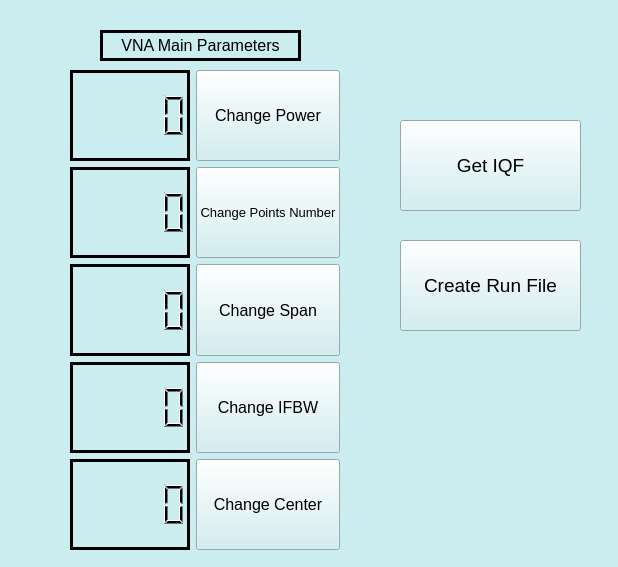
<?xml version="1.0" encoding="UTF-8"?>
<ui version="4.0">
 <class>Parameters</class>
 <widget class="QWidget" name="Parameters">
  <property name="geometry">
   <rect>
    <x>0</x>
    <y>0</y>
    <width>618</width>
    <height>567</height>
   </rect>
  </property>
  <property name="palette">
   <palette>
    <active>
     <colorrole role="WindowText">
      <brush brushstyle="SolidPattern">
       <color alpha="255">
        <red>0</red>
        <green>0</green>
        <blue>0</blue>
       </color>
      </brush>
     </colorrole>
     <colorrole role="Button">
      <brush brushstyle="SolidPattern">
       <color alpha="255">
        <red>203</red>
        <green>237</green>
        <blue>240</blue>
       </color>
      </brush>
     </colorrole>
     <colorrole role="Light">
      <brush brushstyle="SolidPattern">
       <color alpha="255">
        <red>255</red>
        <green>255</green>
        <blue>255</blue>
       </color>
      </brush>
     </colorrole>
     <colorrole role="Midlight">
      <brush brushstyle="SolidPattern">
       <color alpha="255">
        <red>229</red>
        <green>246</green>
        <blue>247</blue>
       </color>
      </brush>
     </colorrole>
     <colorrole role="Dark">
      <brush brushstyle="SolidPattern">
       <color alpha="255">
        <red>101</red>
        <green>118</green>
        <blue>120</blue>
       </color>
      </brush>
     </colorrole>
     <colorrole role="Mid">
      <brush brushstyle="SolidPattern">
       <color alpha="255">
        <red>135</red>
        <green>158</green>
        <blue>160</blue>
       </color>
      </brush>
     </colorrole>
     <colorrole role="Text">
      <brush brushstyle="SolidPattern">
       <color alpha="255">
        <red>0</red>
        <green>0</green>
        <blue>0</blue>
       </color>
      </brush>
     </colorrole>
     <colorrole role="BrightText">
      <brush brushstyle="SolidPattern">
       <color alpha="255">
        <red>255</red>
        <green>255</green>
        <blue>255</blue>
       </color>
      </brush>
     </colorrole>
     <colorrole role="ButtonText">
      <brush brushstyle="SolidPattern">
       <color alpha="255">
        <red>0</red>
        <green>0</green>
        <blue>0</blue>
       </color>
      </brush>
     </colorrole>
     <colorrole role="Base">
      <brush brushstyle="SolidPattern">
       <color alpha="255">
        <red>255</red>
        <green>255</green>
        <blue>255</blue>
       </color>
      </brush>
     </colorrole>
     <colorrole role="Window">
      <brush brushstyle="SolidPattern">
       <color alpha="255">
        <red>203</red>
        <green>237</green>
        <blue>240</blue>
       </color>
      </brush>
     </colorrole>
     <colorrole role="Shadow">
      <brush brushstyle="SolidPattern">
       <color alpha="255">
        <red>0</red>
        <green>0</green>
        <blue>0</blue>
       </color>
      </brush>
     </colorrole>
     <colorrole role="AlternateBase">
      <brush brushstyle="SolidPattern">
       <color alpha="255">
        <red>229</red>
        <green>246</green>
        <blue>247</blue>
       </color>
      </brush>
     </colorrole>
     <colorrole role="ToolTipBase">
      <brush brushstyle="SolidPattern">
       <color alpha="255">
        <red>255</red>
        <green>255</green>
        <blue>220</blue>
       </color>
      </brush>
     </colorrole>
     <colorrole role="ToolTipText">
      <brush brushstyle="SolidPattern">
       <color alpha="255">
        <red>0</red>
        <green>0</green>
        <blue>0</blue>
       </color>
      </brush>
     </colorrole>
    </active>
    <inactive>
     <colorrole role="WindowText">
      <brush brushstyle="SolidPattern">
       <color alpha="255">
        <red>0</red>
        <green>0</green>
        <blue>0</blue>
       </color>
      </brush>
     </colorrole>
     <colorrole role="Button">
      <brush brushstyle="SolidPattern">
       <color alpha="255">
        <red>203</red>
        <green>237</green>
        <blue>240</blue>
       </color>
      </brush>
     </colorrole>
     <colorrole role="Light">
      <brush brushstyle="SolidPattern">
       <color alpha="255">
        <red>255</red>
        <green>255</green>
        <blue>255</blue>
       </color>
      </brush>
     </colorrole>
     <colorrole role="Midlight">
      <brush brushstyle="SolidPattern">
       <color alpha="255">
        <red>229</red>
        <green>246</green>
        <blue>247</blue>
       </color>
      </brush>
     </colorrole>
     <colorrole role="Dark">
      <brush brushstyle="SolidPattern">
       <color alpha="255">
        <red>101</red>
        <green>118</green>
        <blue>120</blue>
       </color>
      </brush>
     </colorrole>
     <colorrole role="Mid">
      <brush brushstyle="SolidPattern">
       <color alpha="255">
        <red>135</red>
        <green>158</green>
        <blue>160</blue>
       </color>
      </brush>
     </colorrole>
     <colorrole role="Text">
      <brush brushstyle="SolidPattern">
       <color alpha="255">
        <red>0</red>
        <green>0</green>
        <blue>0</blue>
       </color>
      </brush>
     </colorrole>
     <colorrole role="BrightText">
      <brush brushstyle="SolidPattern">
       <color alpha="255">
        <red>255</red>
        <green>255</green>
        <blue>255</blue>
       </color>
      </brush>
     </colorrole>
     <colorrole role="ButtonText">
      <brush brushstyle="SolidPattern">
       <color alpha="255">
        <red>0</red>
        <green>0</green>
        <blue>0</blue>
       </color>
      </brush>
     </colorrole>
     <colorrole role="Base">
      <brush brushstyle="SolidPattern">
       <color alpha="255">
        <red>255</red>
        <green>255</green>
        <blue>255</blue>
       </color>
      </brush>
     </colorrole>
     <colorrole role="Window">
      <brush brushstyle="SolidPattern">
       <color alpha="255">
        <red>203</red>
        <green>237</green>
        <blue>240</blue>
       </color>
      </brush>
     </colorrole>
     <colorrole role="Shadow">
      <brush brushstyle="SolidPattern">
       <color alpha="255">
        <red>0</red>
        <green>0</green>
        <blue>0</blue>
       </color>
      </brush>
     </colorrole>
     <colorrole role="AlternateBase">
      <brush brushstyle="SolidPattern">
       <color alpha="255">
        <red>229</red>
        <green>246</green>
        <blue>247</blue>
       </color>
      </brush>
     </colorrole>
     <colorrole role="ToolTipBase">
      <brush brushstyle="SolidPattern">
       <color alpha="255">
        <red>255</red>
        <green>255</green>
        <blue>220</blue>
       </color>
      </brush>
     </colorrole>
     <colorrole role="ToolTipText">
      <brush brushstyle="SolidPattern">
       <color alpha="255">
        <red>0</red>
        <green>0</green>
        <blue>0</blue>
       </color>
      </brush>
     </colorrole>
    </inactive>
    <disabled>
     <colorrole role="WindowText">
      <brush brushstyle="SolidPattern">
       <color alpha="255">
        <red>101</red>
        <green>118</green>
        <blue>120</blue>
       </color>
      </brush>
     </colorrole>
     <colorrole role="Button">
      <brush brushstyle="SolidPattern">
       <color alpha="255">
        <red>203</red>
        <green>237</green>
        <blue>240</blue>
       </color>
      </brush>
     </colorrole>
     <colorrole role="Light">
      <brush brushstyle="SolidPattern">
       <color alpha="255">
        <red>255</red>
        <green>255</green>
        <blue>255</blue>
       </color>
      </brush>
     </colorrole>
     <colorrole role="Midlight">
      <brush brushstyle="SolidPattern">
       <color alpha="255">
        <red>229</red>
        <green>246</green>
        <blue>247</blue>
       </color>
      </brush>
     </colorrole>
     <colorrole role="Dark">
      <brush brushstyle="SolidPattern">
       <color alpha="255">
        <red>101</red>
        <green>118</green>
        <blue>120</blue>
       </color>
      </brush>
     </colorrole>
     <colorrole role="Mid">
      <brush brushstyle="SolidPattern">
       <color alpha="255">
        <red>135</red>
        <green>158</green>
        <blue>160</blue>
       </color>
      </brush>
     </colorrole>
     <colorrole role="Text">
      <brush brushstyle="SolidPattern">
       <color alpha="255">
        <red>101</red>
        <green>118</green>
        <blue>120</blue>
       </color>
      </brush>
     </colorrole>
     <colorrole role="BrightText">
      <brush brushstyle="SolidPattern">
       <color alpha="255">
        <red>255</red>
        <green>255</green>
        <blue>255</blue>
       </color>
      </brush>
     </colorrole>
     <colorrole role="ButtonText">
      <brush brushstyle="SolidPattern">
       <color alpha="255">
        <red>101</red>
        <green>118</green>
        <blue>120</blue>
       </color>
      </brush>
     </colorrole>
     <colorrole role="Base">
      <brush brushstyle="SolidPattern">
       <color alpha="255">
        <red>203</red>
        <green>237</green>
        <blue>240</blue>
       </color>
      </brush>
     </colorrole>
     <colorrole role="Window">
      <brush brushstyle="SolidPattern">
       <color alpha="255">
        <red>203</red>
        <green>237</green>
        <blue>240</blue>
       </color>
      </brush>
     </colorrole>
     <colorrole role="Shadow">
      <brush brushstyle="SolidPattern">
       <color alpha="255">
        <red>0</red>
        <green>0</green>
        <blue>0</blue>
       </color>
      </brush>
     </colorrole>
     <colorrole role="AlternateBase">
      <brush brushstyle="SolidPattern">
       <color alpha="255">
        <red>203</red>
        <green>237</green>
        <blue>240</blue>
       </color>
      </brush>
     </colorrole>
     <colorrole role="ToolTipBase">
      <brush brushstyle="SolidPattern">
       <color alpha="255">
        <red>255</red>
        <green>255</green>
        <blue>220</blue>
       </color>
      </brush>
     </colorrole>
     <colorrole role="ToolTipText">
      <brush brushstyle="SolidPattern">
       <color alpha="255">
        <red>0</red>
        <green>0</green>
        <blue>0</blue>
       </color>
      </brush>
     </colorrole>
    </disabled>
   </palette>
  </property>
  <property name="windowTitle">
   <string>Form</string>
  </property>
  <widget class="QWidget" name="gridLayoutWidget">
   <property name="geometry">
    <rect>
     <x>70</x>
     <y>70</y>
     <width>270</width>
     <height>480</height>
    </rect>
   </property>
   <layout class="QGridLayout" name="gridLayout">
    <item row="4" column="0">
     <widget class="QLCDNumber" name="Center_lcd">
      <property name="sizePolicy">
       <sizepolicy hsizetype="Minimum" vsizetype="Expanding">
        <horstretch>0</horstretch>
        <verstretch>0</verstretch>
       </sizepolicy>
      </property>
      <property name="frameShadow">
       <enum>QFrame::Plain</enum>
      </property>
      <property name="lineWidth">
       <number>3</number>
      </property>
     </widget>
    </item>
    <item row="0" column="0">
     <widget class="QLCDNumber" name="Power_lcd">
      <property name="sizePolicy">
       <sizepolicy hsizetype="Minimum" vsizetype="Expanding">
        <horstretch>0</horstretch>
        <verstretch>0</verstretch>
       </sizepolicy>
      </property>
      <property name="baseSize">
       <size>
        <width>0</width>
        <height>0</height>
       </size>
      </property>
      <property name="frameShadow">
       <enum>QFrame::Plain</enum>
      </property>
      <property name="lineWidth">
       <number>3</number>
      </property>
      <property name="midLineWidth">
       <number>2</number>
      </property>
     </widget>
    </item>
    <item row="2" column="0">
     <widget class="QLCDNumber" name="Span_lcd">
      <property name="sizePolicy">
       <sizepolicy hsizetype="Minimum" vsizetype="Expanding">
        <horstretch>0</horstretch>
        <verstretch>0</verstretch>
       </sizepolicy>
      </property>
      <property name="frameShadow">
       <enum>QFrame::Plain</enum>
      </property>
      <property name="lineWidth">
       <number>3</number>
      </property>
     </widget>
    </item>
    <item row="1" column="0">
     <widget class="QLCDNumber" name="Points_lcd">
      <property name="sizePolicy">
       <sizepolicy hsizetype="Minimum" vsizetype="Expanding">
        <horstretch>0</horstretch>
        <verstretch>0</verstretch>
       </sizepolicy>
      </property>
      <property name="frameShadow">
       <enum>QFrame::Plain</enum>
      </property>
      <property name="lineWidth">
       <number>3</number>
      </property>
     </widget>
    </item>
    <item row="3" column="0">
     <widget class="QLCDNumber" name="IFBW_lcd">
      <property name="sizePolicy">
       <sizepolicy hsizetype="Minimum" vsizetype="Expanding">
        <horstretch>0</horstretch>
        <verstretch>0</verstretch>
       </sizepolicy>
      </property>
      <property name="frameShadow">
       <enum>QFrame::Plain</enum>
      </property>
      <property name="lineWidth">
       <number>3</number>
      </property>
     </widget>
    </item>
    <item row="0" column="1">
     <widget class="QPushButton" name="power_pushButton">
      <property name="sizePolicy">
       <sizepolicy hsizetype="Minimum" vsizetype="Expanding">
        <horstretch>0</horstretch>
        <verstretch>0</verstretch>
       </sizepolicy>
      </property>
      <property name="font">
       <font>
        <family>MS Shell Dlg 2</family>
        <pointsize>12</pointsize>
       </font>
      </property>
      <property name="text">
       <string>Change Power</string>
      </property>
      <property name="default">
       <bool>false</bool>
      </property>
      <property name="flat">
       <bool>false</bool>
      </property>
     </widget>
    </item>
    <item row="1" column="1">
     <widget class="QPushButton" name="points_pushButton">
      <property name="sizePolicy">
       <sizepolicy hsizetype="Minimum" vsizetype="Expanding">
        <horstretch>0</horstretch>
        <verstretch>0</verstretch>
       </sizepolicy>
      </property>
      <property name="font">
       <font>
        <pointsize>10</pointsize>
        <weight>50</weight>
        <bold>false</bold>
       </font>
      </property>
      <property name="text">
       <string>Change Points Number</string>
      </property>
     </widget>
    </item>
    <item row="2" column="1">
     <widget class="QPushButton" name="span_pushButton">
      <property name="sizePolicy">
       <sizepolicy hsizetype="Minimum" vsizetype="Expanding">
        <horstretch>0</horstretch>
        <verstretch>0</verstretch>
       </sizepolicy>
      </property>
      <property name="font">
       <font>
        <pointsize>12</pointsize>
       </font>
      </property>
      <property name="text">
       <string>Change Span</string>
      </property>
     </widget>
    </item>
    <item row="3" column="1">
     <widget class="QPushButton" name="IFBW_pushButton">
      <property name="sizePolicy">
       <sizepolicy hsizetype="Minimum" vsizetype="Expanding">
        <horstretch>0</horstretch>
        <verstretch>0</verstretch>
       </sizepolicy>
      </property>
      <property name="font">
       <font>
        <pointsize>12</pointsize>
       </font>
      </property>
      <property name="text">
       <string>Change IFBW</string>
      </property>
     </widget>
    </item>
    <item row="4" column="1">
     <widget class="QPushButton" name="Center_pushButton">
      <property name="sizePolicy">
       <sizepolicy hsizetype="Minimum" vsizetype="Expanding">
        <horstretch>0</horstretch>
        <verstretch>0</verstretch>
       </sizepolicy>
      </property>
      <property name="font">
       <font>
        <pointsize>12</pointsize>
       </font>
      </property>
      <property name="text">
       <string>Change Center</string>
      </property>
     </widget>
    </item>
   </layout>
  </widget>
  <widget class="QLabel" name="label">
   <property name="geometry">
    <rect>
     <x>100</x>
     <y>30</y>
     <width>201</width>
     <height>31</height>
    </rect>
   </property>
   <property name="font">
    <font>
     <pointsize>12</pointsize>
    </font>
   </property>
   <property name="frameShape">
    <enum>QFrame::Box</enum>
   </property>
   <property name="lineWidth">
    <number>3</number>
   </property>
   <property name="text">
    <string>VNA Main Parameters</string>
   </property>
   <property name="alignment">
    <set>Qt::AlignCenter</set>
   </property>
  </widget>
  <widget class="QPushButton" name="get_IQF_pushButton">
   <property name="geometry">
    <rect>
     <x>400</x>
     <y>120</y>
     <width>181</width>
     <height>91</height>
    </rect>
   </property>
   <property name="font">
    <font>
     <pointsize>14</pointsize>
    </font>
   </property>
   <property name="focusPolicy">
    <enum>Qt::StrongFocus</enum>
   </property>
   <property name="text">
    <string>Get IQF</string>
   </property>
  </widget>
  <widget class="QPushButton" name="crf_pushButton">
   <property name="geometry">
    <rect>
     <x>400</x>
     <y>240</y>
     <width>181</width>
     <height>91</height>
    </rect>
   </property>
   <property name="font">
    <font>
     <pointsize>14</pointsize>
    </font>
   </property>
   <property name="text">
    <string>Create Run File</string>
   </property>
  </widget>
 </widget>
 <resources/>
 <connections/>
</ui>
